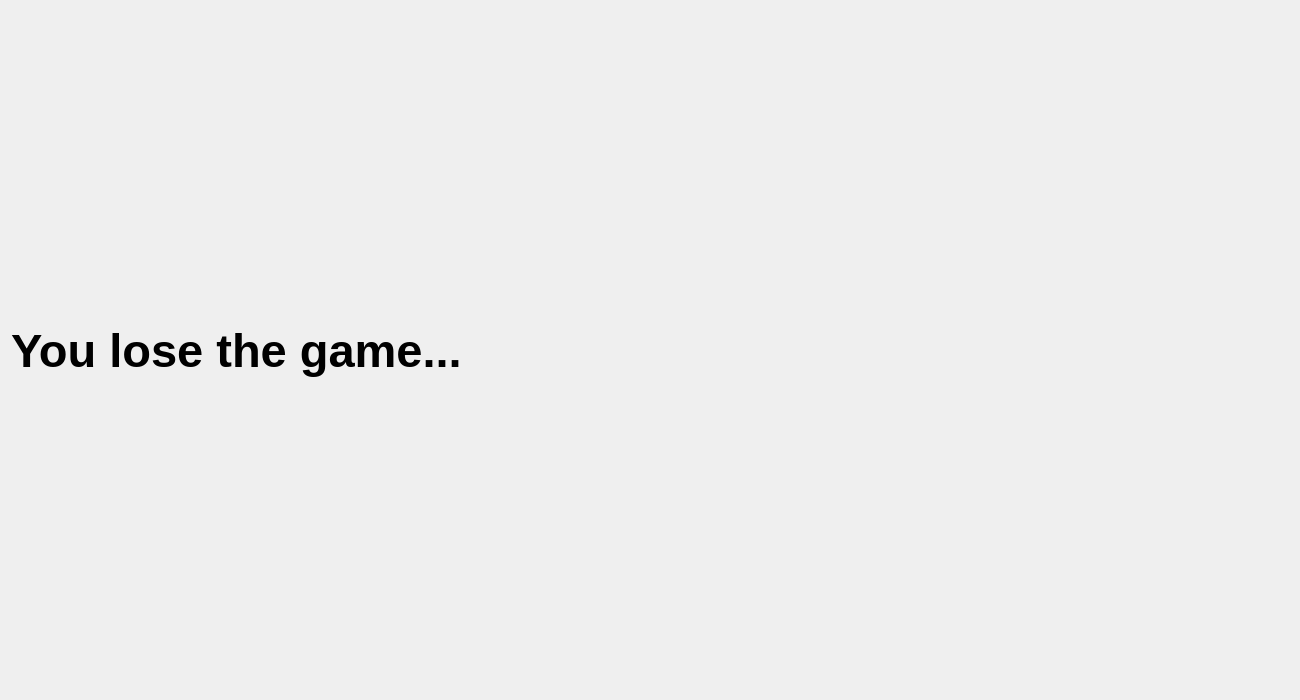
<?xml version="1.0" encoding="UTF-8"?>
<ui version="4.0">
 <class>LoseWindow</class>
 <widget class="QDialog" name="LoseWindow">
  <property name="geometry">
   <rect>
    <x>0</x>
    <y>0</y>
    <width>1300</width>
    <height>700</height>
   </rect>
  </property>
  <property name="windowTitle">
   <string>Dialog</string>
  </property>
  <layout class="QGridLayout" name="gridLayout">
   <item row="0" column="0">
    <widget class="QLabel" name="label">
     <property name="maximumSize">
      <size>
       <width>1300</width>
       <height>700</height>
      </size>
     </property>
     <property name="font">
      <font>
       <pointsize>35</pointsize>
       <bold>true</bold>
      </font>
     </property>
     <property name="styleSheet">
      <string notr="true">color: rgb(0, 0, 0);</string>
     </property>
     <property name="text">
      <string>You lose the game...</string>
     </property>
    </widget>
   </item>
  </layout>
 </widget>
 <resources/>
 <connections/>
</ui>
